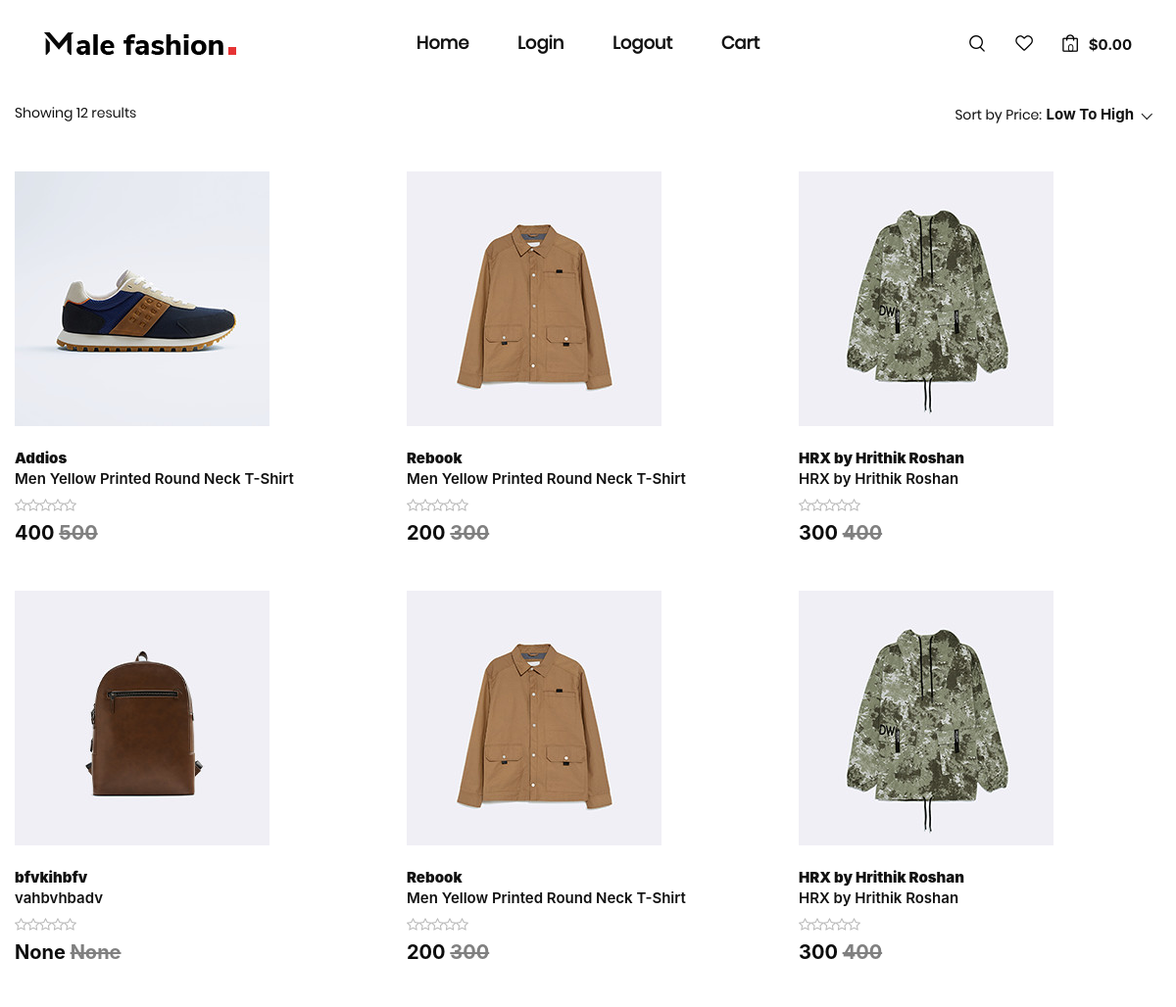
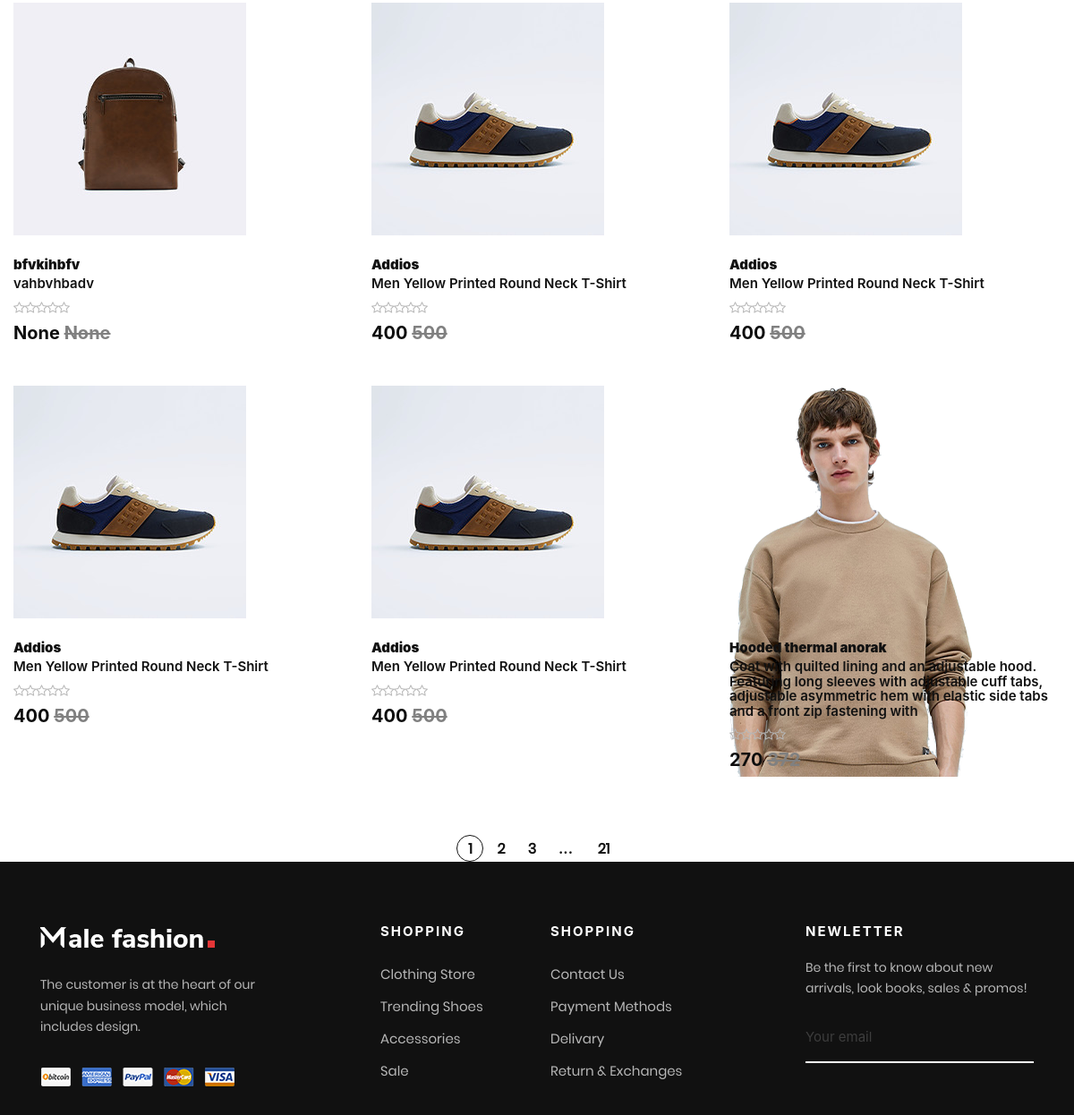
Page /wishlist (signed in) on the committed database (2 pictures, top to bottom).
### fasions/models.py (models this page shows, shortened)
class Wishlist(models.Model):
    user=models.ForeignKey(Customer, on_delete=models.SET_NULL,null=True)
    product=models.ForeignKey(Product, on_delete=models.SET_NULL,null=True)

class Product(models.Model):
    productName = models.CharField(max_length=60,null=True,blank=True)
    brand = models.CharField(max_length=60)
    description = models.TextField()
    image = models.ImageField(upload_to='pics')
    wrong_price = models.IntegerField(null=True, blank=True)
    correct_price = models.IntegerField(null=True, blank=True)
    delivery_charge = models.IntegerField(null=True, blank=True)

### fasions/views.py (the view)
# urls.py: path("wishlist", views.wishlist, name="wishlist"),
def wishlist(request,id=None):
    if request.user.is_authenticated:
        user=request.user.customer
        WishList = Wishlist.objects.filter(user=user)
        count = 0
        for i in WishList:
            count+=1
        context = {
            'wishlists' : WishList,
            'count': count
        }
        return render(request, 'wishlist.html',context)
    else:
        return redirect("login")

### TEMPLATES/wishlist.html (shortened to what this page needs)
{% extends 'main.html' %}
{% load static %}
	{% block content %}
	<div class="col-lg-12">
		<div class="shop__product__option">
			<div class="row">
				<div class="col-lg-6 col-md-6 col-sm-6">
					<div class="shop__product__option__left">
						<p>Showing {{count}} results</p>
					</div>
				</div>
				<div class="col-lg-6 col-md-6 col-sm-6">
					<div class="shop__product__option__right">
						<p>Sort by Price:</p>
					</div>
				</div>
			</div>
		</div>
		<div class="row">
			{% for wishlist in wishlists %}
			<a>
			<div class="col-lg-4 col-md-6 col-sm-6">
				<div class="product__item">
					<div class="product__item__pic set-bg" >
						<img src="{{wishlist.product.image.url}}" alt="">
					</div>
					<div class="product__item__text">
						<h6><b>{{wishlist.product.brand}}</b></h6>
						<h6>{{wishlist.product.description}}</h6>
						<div class="rating">
							<i class="fa fa-star-o"></i>
							<i class="fa fa-star-o"></i>
							<i class="fa fa-star-o"></i>
							<i class="fa fa-star-o"></i>
							<i class="fa fa-star-o"></i>
						</div>
						<h5>{{wishlist.product.correct_price}} <s style="color: gray;">{{wishlist.product.wrong_price}}</s></h5>
					</div>
				</div>
			</div>
			</a>
			{% endfor %}
		</div>
		<div class="row">
			<div class="col-lg-12">
				<div class="product__pagination">
					<a class="active" href="#">1</a>
					<a href="#">2</a>
					<a href="#">3</a>
					<span>...</span>
					<a href="#">21</a>
				</div>
			</div>
		</div>
	</div>
	{% endblock content %}

### static/css/style.css (style rules this page uses)
html, body { height: 100%; font-family: "Nunito Sans", sans-serif; -webkit-font-smoothing: antialiased; }
h1, h2, h3, h4, h5, h6 { margin: 0; color: #111111; font-weight: 400; font-family: "Nunito Sans", sans-serif; }
h5 { font-size: 18px; }
h6 { font-size: 16px; }
p { font-size: 15px; font-family: "Nunito Sans", sans-serif; color: #3d3d3d; font-weight: 400; line-height: 25px; margin: 0 0 15px 0; }
img { max-width: 100%; }
.set-bg { background-repeat: no-repeat; background-size: cover; background-position: top center; }
.product__item { overflow: hidden; margin-bottom: 40px; }
.product__item__pic { height: 260px; position: relative; background-position: center center; }
.product__item__text { padding-top: 25px; position: relative; }
.product__item__text h6 { color: #111111; font-size: 15px; font-weight: 600; margin-bottom: 5px; -webkit-transition: all, 0.3s; -o-transition: all, 0.3s; transition: all, 0.3s; }
.product__item__text .rating { margin-bottom: 6px; }
.product__item__text .rating i { font-size: 14px; color: #b7b7b7; margin-right: -5px; }
.product__item__text h5 { color: #0d0d0d; font-weight: 700; }
.shop__product__option { margin-bottom: 45px; }
.shop__product__option p { color: #111111; margin-bottom: 0; }
.shop__product__option__right { text-align: right; }
.shop__product__option__right p { display: inline-block; margin-bottom: 0; }
.product__pagination { padding-top: 25px; text-align: center; }
.product__pagination a { display: inline-block; font-size: 16px; font-weight: 700; color: #111111; height: 30px; width: 30px; border: 1px solid transparent; border-radius: 50%; line-height: 30px; text-align: center; }
.product__pagination a.active { border-color: #111111; }
.product__pagination span { display: inline-block; font-size: 16px; font-weight: 700; color: #111111; padding-left: 10px; padding-right: 15px; }

### static/css/main.css (style rules this page uses)
* { margin: 0px; padding: 0px; box-sizing: border-box; }
body, html { height: 100%; font-family: Poppins-Regular, sans-serif; }
a { font-family: Poppins-Regular; font-size: 14px; line-height: 1.7; color: #666666; margin: 0px; transition: all 0.4s; -webkit-transition: all 0.4s; -o-transition: all 0.4s; -moz-transition: all 0.4s; }
h1,h2,h3,h4,h5,h6 { margin: 0px; }
p { font-family: Poppins-Regular; font-size: 14px; line-height: 1.7; color: #666666; margin: 0px; }

### rows in the picture
Wishlist: product.image (picture), product.brand "Addios", product.description "Men Yellow Printed Round Neck T-Shirt", product.correct_price "400", product.wrong_price "500"
Wishlist: product.image (picture), product.brand "Rebook", product.description "Men Yellow Printed Round Neck T-Shirt", product.correct_price "200", product.wrong_price "300"
Wishlist: product.image (picture), product.brand "HRX by Hrithik Roshan", product.description "HRX by Hrithik Roshan", product.correct_price "300", product.wrong_price "400"
Wishlist: product.image (picture), product.brand "bfvkihbfv", product.description "vahbvhbadv", product.correct_price "None", product.wrong_price "None"
Wishlist: product.image (picture), product.brand "Rebook", product.description "Men Yellow Printed Round Neck T-Shirt", product.correct_price "200", product.wrong_price "300"
Wishlist: product.image (picture), product.brand "HRX by Hrithik Roshan", product.description "HRX by Hrithik Roshan", product.correct_price "300", product.wrong_price "400"
Wishlist: product.image (picture), product.brand "bfvkihbfv", product.description "vahbvhbadv", product.correct_price "None", product.wrong_price "None"
Wishlist: product.image (picture), product.brand "Addios", product.description "Men Yellow Printed Round Neck T-Shirt", product.correct_price "400", product.wrong_price "500"
Wishlist: product.image (picture), product.brand "Addios", product.description "Men Yellow Printed Round Neck T-Shirt", product.correct_price "400", product.wrong_price "500"
Wishlist: product.image (picture), product.brand "Addios", product.description "Men Yellow Printed Round Neck T-Shirt", product.correct_price "400", product.wrong_price "500"
Wishlist: product.image (picture), product.brand "Addios", product.description "Men Yellow Printed Round Neck T-Shirt", product.correct_price "400", product.wrong_price "500"
Wishlist: product.image (picture), product.brand "Hooded thermal anorak", product.description "Coat with quilted lining and an adjustable hood. Featuring long sleeves with adjustable cuff tabs, adjustable asymmetric hem with elastic side tabs and a front zip fastening with", product.correct_price "270", product.wrong_price "372"

### other values in the picture
{{ count }} "12"
